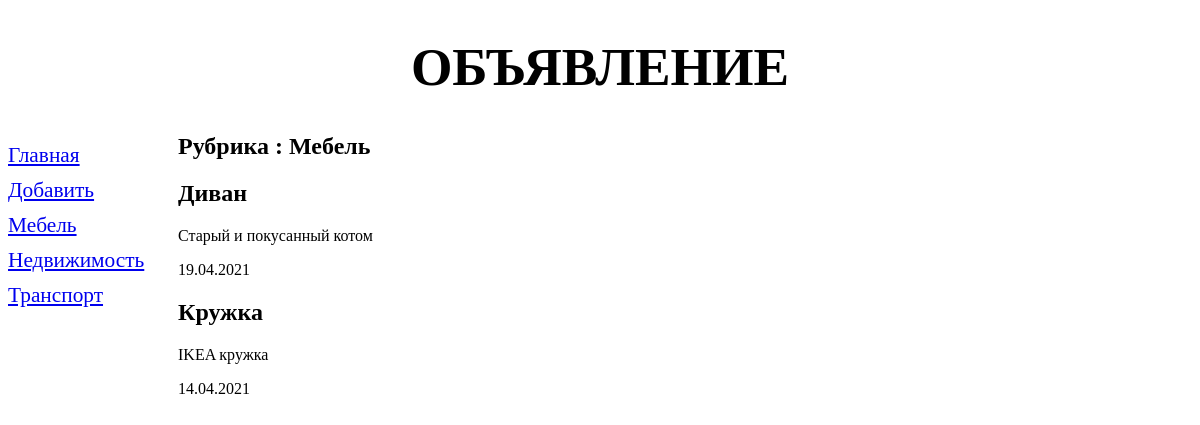
/bboard/3/, run on the app's committed database.
### bboard/models.py (models this page shows, shortened)
class Rubric(models.Model):
    name = models.CharField(max_length=20, db_index=True, verbose_name='Название')
    class Meta:
        verbose_name_plural = 'Рубрики'
        verbose_name = 'Рубрика'
        ordering = ['name']

class Bb(models.Model):
    rubric = models.ForeignKey('Rubric', null=True, on_delete=models.PROTECT, verbose_name='Рубрика')
    title = models.CharField(max_length=50, verbose_name='Товар')
    content = models.TextField(null=True, blank=True, verbose_name='Описание')
    price = models.FloatField(null=True, blank=True, verbose_name='Цена')
    published = models.DateField(auto_now_add=True, db_index=True, verbose_name='Опубликовано')
    class Meta:
        verbose_name_plural = 'Объявления'
        verbose_name = 'Объявление'
        ordering = ['-published']

### bboard/views.py (the view)
# urls.py: path('<int:rubric_id>/', by_rubric, name='by_rubric'),
def by_rubric(request, rubric_id):
    bbs = Bb.objects.filter(rubric=rubric_id)
    rubrics = Rubric.objects.all()
    current_rubric = Rubric.objects.get(pk=rubric_id)
    context = {'bbs': bbs, 'rubrics': rubrics, 'current_rubric': current_rubric}
    return render(request, 'bboard/by_rubric.html', context)

### bboard/templates/bboard/by_rubric.html (shortened to what this page needs)
{% extends 'layout/basic.html' %}
{% block content %}
<h2>Рубрика : {{  current_rubric.name }}</h2>
{% for bb in bbs %}
<div>
    <h2>{{ bb.title }}</h2>
    <p>{{ bb.content }}</p>
    <p>{{ bb.published|date:"d.m.Y" }}</p>
</div>
{% endfor %}
{% endblock %}

### bboard/templates/layout/basic.html (shortened to what this page needs)
<!DOCTYPE html>
{% load static %}
<html lang="en">
<head>
    <link rel="stylesheet" type="text/css"
          href="{% static 'bboard/style.css' %}">
</head>
<body>
    <header>
        <h1>Объявление</h1>
    </header>
    <nav>
        <a href="{% url 'index' %}">Главная</a>
        <a href="{% url 'add' %}">Добавить</a>
        {% for rubric in rubrics %}
            <a href="{% url 'by_rubric' rubric.pk %}">{{ rubric.name }}</a>
        {% endfor %}
    </nav>
    <section>
        {% block content %}
        {% endblock %}
    </section>
</body>
</html>

### bboard/static/bboard/style.css (style rules this page uses)
header h1 { font-size: 40pt; text-transform: uppercase; text-align: center; background: url("bee.jpg") left / auto 100% no-repeat; }
nav { font-size: 16pt; width: 150px; float: left; }
nav a { display: block; margin: 10px 0px; }
section { margin-left: 170px; }

### data on the page
Rubric: name "Мебель"
Rubric: name "Недвижимость"
Rubric: name "Транспорт"
Bb: title "Диван", content "Старый и покусанный котом", published "19.04.2021"
Bb: title "Кружка", content "IKEA кружка", published "14.04.2021"
